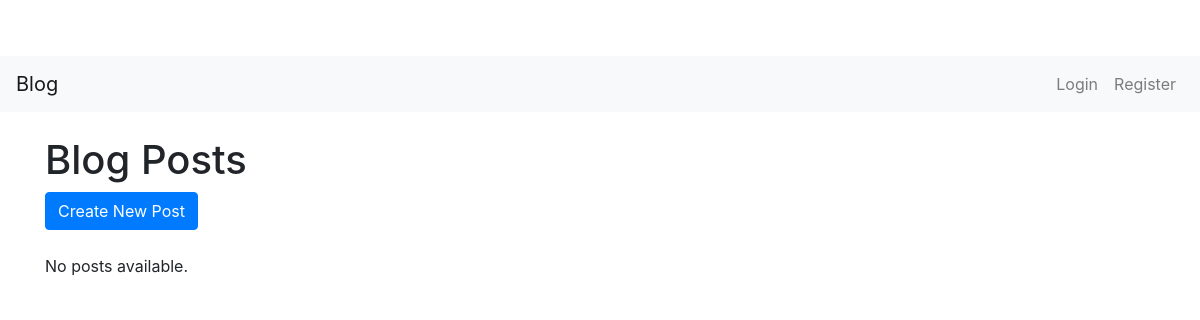
Page /home on the earlier database version.
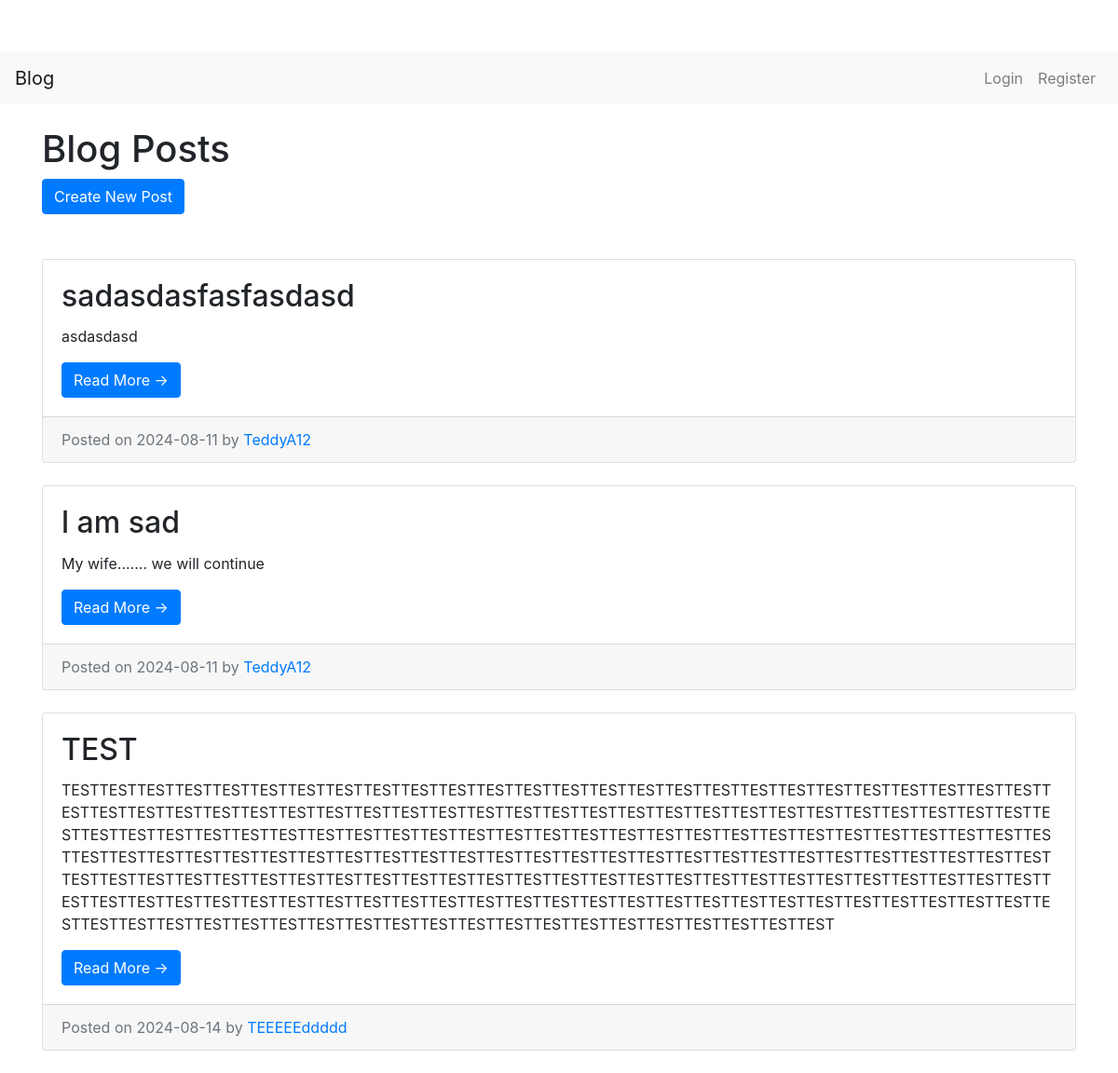
Same page on the later database version.
### model.py (models this page shows, shortened)
class Post(db.Model):  # Inherit from db.Model
    id = db.Column(db.Integer, primary_key=True)  # Primary key column
    title = db.Column(db.String(100), nullable=False)  # Title column, not null
    date_posted = db.Column(db.DateTime, nullable=False, default=datetime.utcnow)  # Date posted column, default value is current time
    content = db.Column(db.Text, nullable=False)  # Content column, not null
    user_id = db.Column(db.Integer, db.ForeignKey('user.id'), nullable=False)  # Foreign key column, references User table

class User(db.Model, UserMixin):  # Inherit from db.Model and UserMixin
    id = db.Column(db.Integer, primary_key=True)  # Primary key column
    username = db.Column(db.String(20), unique=True, nullable=False)  # Username column, must be unique and not null
    email = db.Column(db.String(120), unique=True, nullable=False)  # Email column, must be unique and not null
    image_file = db.Column(db.String(20), nullable=False, default='default.jpg')  # Image file column, default value is 'default.jpg'
    date_joined = db.Column(db.DateTime, nullable=False, default=datetime.utcnow)
    password = db.Column(db.String(60), nullable=False)  # Password column, not null
    posts = db.relationship('Post', backref='author', lazy=True)  # One-to-many relationship with Post
    is_admin = db.Column(db.Boolean, default=False)  # New field

### app.py (the view)
@app.route('/')
@app.route('/home')
def home():
    posts = Post.query.all()  # Retrieve all posts from the database
    return render_template('home.html', posts=posts)

### templates/home.html (shortened to what this page needs)
{% extends "base.html" %}
{% block content %}
<h1 class="mt-4">Blog Posts</h1>
<a class="btn btn-primary mb-4" href="{{ url_for('new_post') }}">Create New Post</a>
{% if posts %}
    <form method="POST" action="">
    {% for post in posts %}
        <div class="card my-4">
            <div class="card-body">
                <h2 class="card-title">{{ post.title }}</h2>
                <p class="card-text">{{ post.content }}</p>
                <a href="{{ url_for('post', post_id=post.id) }}" class="btn btn-primary">Read More &rarr;</a>
            </div>
            <div class="card-footer text-muted">
                Posted on {{ post.date_posted.strftime('%Y-%m-%d') }} by <a href="#">{{ post.author.username }}</a>
            </div>
        </div>
    {% endfor %}
    </form>
{% else %}
    <p>No posts available.</p>
{% endif %}
{% endblock %}

### templates/base.html (shortened to what this page needs)
<!DOCTYPE html>
<html lang="en">
<head>
    <link rel="stylesheet" href="{{ url_for('static', filename='style.css') }}">
    <link href="https://stackpath.bootstrapcdn.com/bootstrap/4.5.2/css/bootstrap.min.css" rel="stylesheet">
</head>
<body>
    <nav class="navbar navbar-expand-lg navbar-light bg-light">
        <a class="navbar-brand" href="{{ url_for('home') }}">Blog</a>
        <div class="collapse navbar-collapse" id="navbarNav">
            <ul class="navbar-nav ml-auto">
                {% if current_user.is_authenticated %}
                    <li class="nav-item">
                        <a class="nav-link" href="{{ url_for('account') }}">Account</a>
                    </li>
                    <li class="nav-item">
                        <a class="nav-link" href="{{ url_for('logout') }}">Logout</a>
                    </li>
                {% else %}
                    <li class="nav-item">
                        <a class="nav-link" href="{{ url_for('login') }}">Login</a>
                    </li>
                    <li class="nav-item">
                        <a class="nav-link" href="{{ url_for('register') }}">Register</a>
                    </li>
                {% endif %}
            </ul>
        </div>
    </nav>
    <div class="container">
        {% block content %}{% endblock %}
    </div>
</body>
</html>

### static/style.css (style rules this page uses)
body { padding-top: 56px; }
h1, h2 { margin-top: 20px; }

Differences in the rows shown:
added Post: title "sadasdasfasfasdasd", content "asdasdasd", date_posted "2024-08-11", author.username "TeddyA12"
added Post: title "l am sad", content "My wife....... we will continue", date_posted "2024-08-11", author.username "TeddyA12"
added Post: title "TEST", content "TESTTESTTESTTESTTESTTESTTESTTESTTESTTESTTESTTESTTESTTESTTESTTESTTESTTESTTESTTESTTESTTESTTESTTESTTESTTESTTESTTESTTESTTESTTESTTESTTESTTESTTESTTESTTESTTESTTESTTESTTESTTESTTESTTESTTESTTESTTESTTESTTESTTESTTESTTESTTESTTESTTESTTESTTESTTESTTESTTESTTESTTESTTESTTESTTESTTESTTESTTESTTESTTESTTESTTESTTESTTESTTESTTESTTESTTESTTESTTESTTESTTESTTESTTESTTESTTESTTESTTESTTESTTESTTESTTESTTESTTESTTESTTESTTESTTESTTESTTESTTESTTESTTESTTESTTESTTESTTESTTESTTESTTESTTESTTESTTESTTESTTESTTESTTESTTESTTESTTESTTESTTESTTESTTESTTESTTESTTESTTESTTESTTESTTESTTESTTESTTESTTESTTESTTESTTESTTESTTESTTESTTESTTESTTESTTESTTESTTESTTESTTESTTESTTESTTESTTESTTESTTESTTESTTESTTESTTESTTESTTESTTESTTESTTESTTESTTESTTESTTESTTESTTESTTESTTESTTESTTESTTEST…", date_posted "2024-08-14", author.username "TEEEEEddddd"
Other differences:
text no longer shown: "No posts available."
